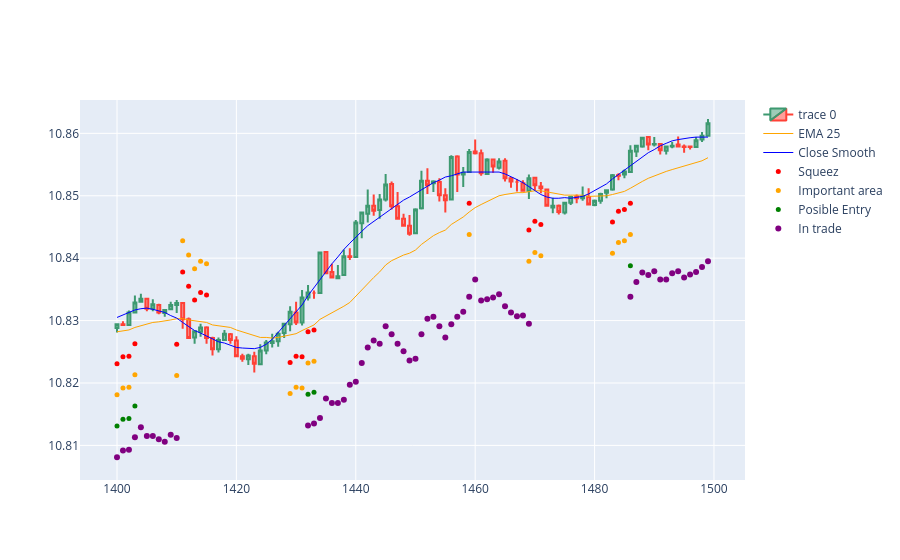

The notebook cell this image was saved under:
### Code cell
import plotly.graph_objects as go  
import plotly.express as px

dfpl = result[1400:1500]

fig = go.Figure(
    data=[
        go.Candlestick(
            x=dfpl['bar'], 
            open=round(dfpl['open']*10,4),
            high=round(dfpl['high']*10,4),
            low=round(dfpl['low']*10,4),
            close=round(dfpl['close']*10,4)
        ),
        go.Scatter(
            x=dfpl['bar'], 
            y=round(dfpl['ema25']*10,4),
            line=dict(color='orange', width=1), 
            name="EMA 25"),
        go.Scatter(
            x=dfpl['bar'], 
            y=round(dfpl['close_smooth']*10,4),
            line=dict(color='blue', width=1), 
            name="Close Smooth")
    ]
)

fig.add_scatter(x=dfpl['bar'], y=dfpl['squezzeArea'], mode="markers", marker=dict(size=5, color="red"), name="Squeez")
fig.add_scatter(x=dfpl['bar'], y=dfpl['squeezeCloseToEmaArea'], mode="markers", marker=dict(size=5, color="orange"), name="Important area")
fig.add_scatter(x=dfpl['bar'], y=dfpl['posibleEntry'], mode="markers", marker=dict(size=5, color="green"), name="Posible Entry")
fig.add_scatter(x=dfpl['bar'], y=dfpl['positionArea'], mode="markers", marker=dict(size=6, color="purple"), name="In trade")

fig.update_layout(
    xaxis_rangeslider_visible=False
)

fig.show()
